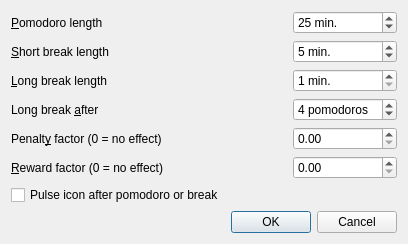
<?xml version="1.0" encoding="UTF-8"?>
<ui version="4.0">
 <class>QTomatoConfigDialog</class>
 <widget class="QDialog" name="QTomatoConfigDialog">
  <property name="geometry">
   <rect>
    <x>0</x>
    <y>0</y>
    <width>393</width>
    <height>226</height>
   </rect>
  </property>
  <property name="sizePolicy">
   <sizepolicy hsizetype="Preferred" vsizetype="Preferred">
    <horstretch>0</horstretch>
    <verstretch>0</verstretch>
   </sizepolicy>
  </property>
  <property name="windowTitle">
   <string>QTomato Configuration</string>
  </property>
  <property name="windowIcon">
   <iconset resource="QTomato.qrc">
    <normaloff>:/icons/res/tomato.svg</normaloff>:/icons/res/tomato.svg</iconset>
  </property>
  <property name="modal">
   <bool>true</bool>
  </property>
  <layout class="QGridLayout" name="gridLayout">
   <item row="0" column="0">
    <widget class="QLabel" name="pomodoroLengthLabel">
     <property name="text">
      <string>&amp;Pomodoro length</string>
     </property>
     <property name="buddy">
      <cstring>pomodoroLengthInput</cstring>
     </property>
    </widget>
   </item>
   <item row="0" column="1">
    <spacer name="horizontalSpacer">
     <property name="orientation">
      <enum>Qt::Horizontal</enum>
     </property>
     <property name="sizeHint" stdset="0">
      <size>
       <width>58</width>
       <height>16</height>
      </size>
     </property>
    </spacer>
   </item>
   <item row="0" column="2">
    <widget class="QSpinBox" name="pomodoroLengthInput">
     <property name="suffix">
      <string> min.</string>
     </property>
     <property name="minimum">
      <number>1</number>
     </property>
     <property name="maximum">
      <number>60</number>
     </property>
     <property name="value">
      <number>25</number>
     </property>
    </widget>
   </item>
   <item row="1" column="0">
    <widget class="QLabel" name="shortBreakLengthLabel">
     <property name="text">
      <string>&amp;Short break length</string>
     </property>
     <property name="buddy">
      <cstring>shortBreakLengthInput</cstring>
     </property>
    </widget>
   </item>
   <item row="1" column="1">
    <spacer name="horizontalSpacer_2">
     <property name="orientation">
      <enum>Qt::Horizontal</enum>
     </property>
     <property name="sizeHint" stdset="0">
      <size>
       <width>58</width>
       <height>20</height>
      </size>
     </property>
    </spacer>
   </item>
   <item row="1" column="2">
    <widget class="QSpinBox" name="shortBreakLengthInput">
     <property name="suffix">
      <string> min.</string>
     </property>
     <property name="minimum">
      <number>1</number>
     </property>
     <property name="maximum">
      <number>60</number>
     </property>
     <property name="value">
      <number>5</number>
     </property>
    </widget>
   </item>
   <item row="2" column="0">
    <widget class="QLabel" name="longBreakLengthLabel">
     <property name="text">
      <string>&amp;Long break length</string>
     </property>
     <property name="buddy">
      <cstring>longBreakLengthInput</cstring>
     </property>
    </widget>
   </item>
   <item row="2" column="1">
    <spacer name="horizontalSpacer_3">
     <property name="orientation">
      <enum>Qt::Horizontal</enum>
     </property>
     <property name="sizeHint" stdset="0">
      <size>
       <width>58</width>
       <height>15</height>
      </size>
     </property>
    </spacer>
   </item>
   <item row="2" column="2">
    <widget class="QSpinBox" name="longBreakLengthInput">
     <property name="suffix">
      <string> min.</string>
     </property>
     <property name="minimum">
      <number>1</number>
     </property>
     <property name="maximum">
      <number>60</number>
     </property>
    </widget>
   </item>
   <item row="3" column="0">
    <widget class="QLabel" name="longBreakIntervalLabel">
     <property name="text">
      <string>Long break &amp;after</string>
     </property>
     <property name="buddy">
      <cstring>longBreakIntervalInput</cstring>
     </property>
    </widget>
   </item>
   <item row="3" column="1">
    <spacer name="horizontalSpacer_4">
     <property name="orientation">
      <enum>Qt::Horizontal</enum>
     </property>
     <property name="sizeHint" stdset="0">
      <size>
       <width>58</width>
       <height>16</height>
      </size>
     </property>
    </spacer>
   </item>
   <item row="3" column="2">
    <widget class="QSpinBox" name="longBreakIntervalInput">
     <property name="suffix">
      <string> pomodoros</string>
     </property>
     <property name="maximum">
      <number>10</number>
     </property>
     <property name="value">
      <number>4</number>
     </property>
    </widget>
   </item>
   <item row="4" column="0">
    <widget class="QLabel" name="penaltyFactorLabel">
     <property name="text">
      <string>Penalt&amp;y factor (0 = no effect)</string>
     </property>
     <property name="buddy">
      <cstring>penaltyFactorInput</cstring>
     </property>
    </widget>
   </item>
   <item row="4" column="1">
    <spacer name="horizontalSpacer_5">
     <property name="orientation">
      <enum>Qt::Horizontal</enum>
     </property>
     <property name="sizeHint" stdset="0">
      <size>
       <width>58</width>
       <height>20</height>
      </size>
     </property>
    </spacer>
   </item>
   <item row="4" column="2">
    <widget class="QDoubleSpinBox" name="penaltyFactorInput">
     <property name="maximum">
      <double>10.000000000000000</double>
     </property>
     <property name="singleStep">
      <double>0.250000000000000</double>
     </property>
    </widget>
   </item>
   <item row="5" column="0">
    <widget class="QLabel" name="rewardFactorLabel">
     <property name="text">
      <string>&amp;Reward factor (0 = no effect)</string>
     </property>
     <property name="buddy">
      <cstring>rewardFactorInput</cstring>
     </property>
    </widget>
   </item>
   <item row="5" column="1">
    <spacer name="horizontalSpacer_6">
     <property name="orientation">
      <enum>Qt::Horizontal</enum>
     </property>
     <property name="sizeHint" stdset="0">
      <size>
       <width>58</width>
       <height>20</height>
      </size>
     </property>
    </spacer>
   </item>
   <item row="5" column="2">
    <widget class="QDoubleSpinBox" name="rewardFactorInput">
     <property name="maximum">
      <double>10.000000000000000</double>
     </property>
     <property name="singleStep">
      <double>0.250000000000000</double>
     </property>
    </widget>
   </item>
   <item row="6" column="0">
    <widget class="QCheckBox" name="pulseIconCheck">
     <property name="text">
      <string>Pulse icon after pomodoro or break</string>
     </property>
    </widget>
   </item>
   <item row="7" column="1">
    <spacer name="verticalSpacer">
     <property name="orientation">
      <enum>Qt::Vertical</enum>
     </property>
     <property name="sizeHint" stdset="0">
      <size>
       <width>20</width>
       <height>85</height>
      </size>
     </property>
    </spacer>
   </item>
   <item row="8" column="1" colspan="2">
    <widget class="QDialogButtonBox" name="buttonBox">
     <property name="orientation">
      <enum>Qt::Horizontal</enum>
     </property>
     <property name="standardButtons">
      <set>QDialogButtonBox::Cancel|QDialogButtonBox::Ok</set>
     </property>
    </widget>
   </item>
  </layout>
 </widget>
 <tabstops>
  <tabstop>pomodoroLengthInput</tabstop>
  <tabstop>shortBreakLengthInput</tabstop>
  <tabstop>longBreakLengthInput</tabstop>
  <tabstop>longBreakIntervalInput</tabstop>
  <tabstop>penaltyFactorInput</tabstop>
  <tabstop>rewardFactorInput</tabstop>
  <tabstop>buttonBox</tabstop>
 </tabstops>
 <resources>
  <include location="QTomato.qrc"/>
 </resources>
 <connections>
  <connection>
   <sender>buttonBox</sender>
   <signal>accepted()</signal>
   <receiver>QTomatoConfigDialog</receiver>
   <slot>accept()</slot>
   <hints>
    <hint type="sourcelabel">
     <x>248</x>
     <y>254</y>
    </hint>
    <hint type="destinationlabel">
     <x>157</x>
     <y>274</y>
    </hint>
   </hints>
  </connection>
  <connection>
   <sender>buttonBox</sender>
   <signal>rejected()</signal>
   <receiver>QTomatoConfigDialog</receiver>
   <slot>reject()</slot>
   <hints>
    <hint type="sourcelabel">
     <x>316</x>
     <y>260</y>
    </hint>
    <hint type="destinationlabel">
     <x>286</x>
     <y>274</y>
    </hint>
   </hints>
  </connection>
 </connections>
</ui>
